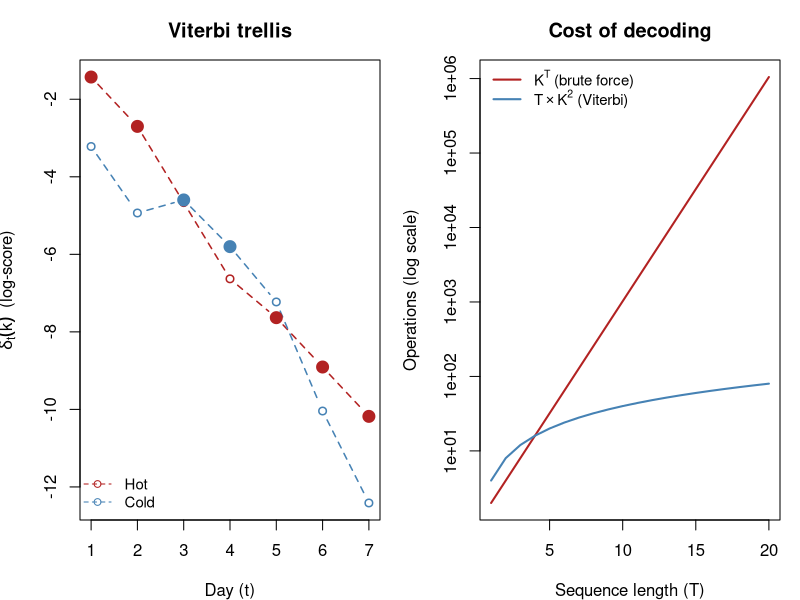

This figure's R source:
## ---- chunk 1
#| include: false
suppressPackageStartupMessages(library(tidyverse))
## ---- chunk 2
library(knitr)
compare <- data.frame(
  Model = c("HMM", "Linear-chain CRF", "Structured perceptron",
            "Structured SVM"),
  Type = c("Generative", "Discriminative (probabilistic)",
           "Discriminative (non-prob.)", "Discriminative (max-margin)"),
  `Trained to` = c("max p(x,y)", "max p(y|x)",
                   "mistake-driven updates", "max-margin + task loss"),
  `Inference engine` = c("Viterbi", "Viterbi + forward-backward",
                         "Viterbi", "loss-augmented Viterbi"),
  `Models p(x)?` = c("Yes", "No", "No", "No"),
  check.names = FALSE
)
kable(compare,
      caption = "Linear-chain structured prediction models: all share the Viterbi decoder but differ in training objective and what they model.")
## ---- chunk 3
# --- Toy HMM specification (a linear-chain scorer) ---
states <- c("Hot", "Cold")
obs_alphabet <- c("1", "2", "3") # ice creams eaten

# Initial-state distribution pi(state)
pi0 <- c(Hot = 0.6, Cold = 0.4)

# Transition matrix A[j, k] = P(next = k | current = j); weather is sticky
A <- matrix(c(0.7, 0.3,
              0.4, 0.6),
            nrow = 2, byrow = TRUE,
            dimnames = list(from = states, to = states))

# Emission matrix B[k, o] = P(observe o | state = k)
B <- matrix(c(0.2, 0.4, 0.4,   # Hot: more ice cream
              0.5, 0.4, 0.1),  # Cold: less ice cream
            nrow = 2, byrow = TRUE,
            dimnames = list(state = states, obs = obs_alphabet))

# --- Viterbi decoder, working entirely in log space ---
viterbi <- function(obs, states, pi0, A, B) {
  Tlen <- length(obs)
  K <- length(states)
  logpi <- log(pi0)
  logA <- log(A)
  logB <- log(B)

  delta <- matrix(-Inf, nrow = Tlen, ncol = K,
                  dimnames = list(t = seq_len(Tlen), state = states))
  back <- matrix(0L, nrow = Tlen, ncol = K,
                 dimnames = list(t = seq_len(Tlen), state = states))

  # Initialization: best prefix of length 1 ending in each state
  delta[1, ] <- logpi + logB[, obs[1]]

  # Recursion: best prefix ending in state k at time t
  for (t in 2:Tlen) {
    for (k in 1:K) {
      scores <- delta[t - 1, ] + logA[, k]   # extend each predecessor j -> k
      back[t, k] <- which.max(scores)         # remember the best predecessor
      delta[t, k] <- max(scores) + logB[k, obs[t]]
    }
  }

  # Termination + backtrace
  path <- integer(Tlen)
  path[Tlen] <- which.max(delta[Tlen, ])
  for (t in seq(Tlen - 1, 1)) {
    path[t] <- back[t + 1, path[t + 1]]
  }
  best_logprob <- max(delta[Tlen, ])

  list(path = states[path], log_prob = best_logprob, delta = delta)
}

# Decode an observed ice-cream sequence
observed <- c("3", "3", "1", "1", "2", "3", "3")
result <- viterbi(observed, states, pi0, A, B)

data.frame(day = seq_along(observed),
           ice_creams = observed,
           decoded_weather = result$path)
cat(sprintf("Log-probability of best path: %.3f\n", result$log_prob))
## ---- chunk 4
op <- par(mfrow = c(1, 2), mar = c(4, 4, 3, 1))

# --- Panel 1: the trellis of accumulated best log-scores ---
delta <- result$delta
Tlen <- nrow(delta)
matplot(seq_len(Tlen), delta, type = "b", pch = 1, lty = 2,
        col = c("firebrick", "steelblue"), lwd = 1.5,
        xlab = "Day (t)", ylab = expression(delta[t](k)~" (log-score)"),
        main = "Viterbi trellis")
# Highlight the decoded path
decoded_idx <- match(result$path, states)
for (t in seq_len(Tlen)) {
  col_t <- if (decoded_idx[t] == 1) "firebrick" else "steelblue"
  points(t, delta[t, decoded_idx[t]], pch = 19, cex = 1.6, col = col_t)
}
legend("bottomleft", legend = states, col = c("firebrick", "steelblue"),
       lty = 2, pch = 1, bty = "n", cex = 0.9)

# --- Panel 2: exponential brute force vs linear-chain Viterbi ---
K <- length(states)
Ts <- 1:20
brute <- K^Ts
vit <- Ts * K^2
plot(Ts, brute, type = "l", log = "y", col = "firebrick", lwd = 2,
     xlab = "Sequence length (T)", ylab = "Operations (log scale)",
     main = "Cost of decoding")
lines(Ts, vit, col = "steelblue", lwd = 2)
legend("topleft", legend = c(expression(K^T~"(brute force)"),
                             expression(T %*% K^2~"(Viterbi)")),
       col = c("firebrick", "steelblue"), lwd = 2, bty = "n", cex = 0.9)

par(op)
## ---- chunk 5
# Score any full label sequence under the same model (log space)
score_seq <- function(labels, obs, states, pi0, A, B) {
  idx <- match(labels, states)
  sc <- log(pi0[idx[1]]) + log(B[idx[1], obs[1]])
  for (t in 2:length(obs)) {
    sc <- sc + log(A[idx[t - 1], idx[t]]) + log(B[idx[t], obs[t]])
  }
  unname(sc)
}

# Enumerate all K^T sequences for a short input and find the best
short_obs <- c("3", "1", "3")
grid <- expand.grid(rep(list(states), length(short_obs)),
                    stringsAsFactors = FALSE)
all_scores <- apply(grid, 1, function(lab)
  score_seq(as.character(lab), short_obs, states, pi0, A, B))
brute_best <- as.character(grid[which.max(all_scores), ])

vit_short <- viterbi(short_obs, states, pi0, A, B)

cat("Brute-force best:", paste(brute_best, collapse = " "), "\n")
cat("Viterbi best:    ", paste(vit_short$path, collapse = " "), "\n")
cat("Scores agree:    ",
    isTRUE(all.equal(max(all_scores), vit_short$log_prob)), "\n")
